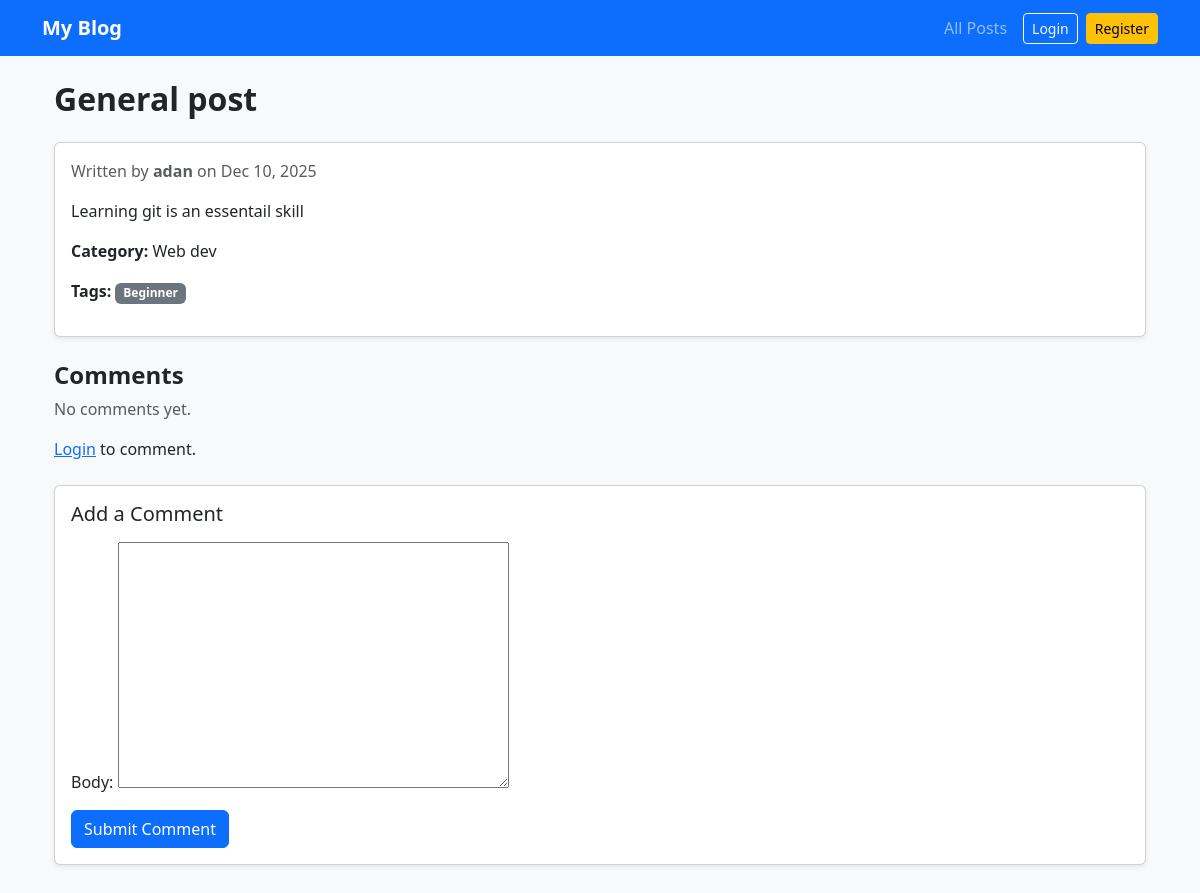
Page /general-post/ on the committed database.
### blog/models.py (models this page shows, shortened)
class Post(models.Model):
    author = models.ForeignKey(User,on_delete=models.CASCADE,related_name="posts")
    title = models.CharField(max_length=100)
    slug = models.SlugField(unique=True,blank=True)
    body = models.TextField()
    created_at = models.DateTimeField(auto_now_add=True)
    category =models.ForeignKey(Category, on_delete=models.CASCADE)
    tags = models.ManyToManyField("Tag",blank=True)
    class Meta:
        ordering = ['-created_at']

class Category(models.Model):
    name = models.CharField(max_length=100)
    slug = models.SlugField(unique=True,blank=True)

class Tag(models.Model):
    name = models.CharField(max_length=50)
    slug = models.SlugField(unique=True,blank=True)

### blog/views.py (the view)
# urls.py: path("<slug:slug>/",views.post_detail,name = "post_detail"),
def post_detail(request, slug):
    post = get_object_or_404(Post, slug=slug)
    comments = post.comment_set.all()  # fetch all comments for this post
    if request.method == "POST":
        if not request.user.is_authenticated:
            return redirect('accounts:login')
        form = CommentForm(request.POST)
        if form.is_valid():
            comment = form.save(commit=False)
            comment.post = post  # associate comment with this post
            comment.author = request.user
            comment.save()
            return redirect("blog:post_detail", slug=post.slug)
    else:
        form = CommentForm()
    return render(request, "blog/post_detail.html", {
        "post": post,
        "comments": comments,
        "form": form
    })

### blog/forms.py
class CommentForm(forms.ModelForm):
    class Meta:
        model = Comment
        fields = ["body"]

### blog/templates/blog/post_detail.html (shortened to what this page needs)
{% extends "blog/base.html" %}
{% load crispy_forms_tags %}
{% block content %}
<div class="container mt-4">
  <div class="d-flex justify-content-between align-items-center mb-3">
    <h2 class="fw-bold">{{ post.title }}</h2>
  </div>
  <div class="card shadow-sm mb-4">
    <div class="card-body">
      <p class="text-muted mb-2">
        Written by <strong>{{ post.author.username }}</strong>
        on {{ post.created_at|date:"M d, Y" }}
      </p>
      <p class="mt-3">{{ post.body }}</p>
      <p>
        <strong>Category:</strong> {{ post.category.name }}
      </p>
      <p>
        <strong>Tags:</strong>
        {% for tag in post.tags.all %}
          <span class="badge bg-secondary">{{ tag.name }}</span>
        {% empty %}
          <span class="text-muted">No tags</span>
        {% endfor %}
      </p>
    </div>
  </div>
  <h4 class="fw-bold mt-4">Comments</h4>
{% for comment in comments %}
  <div class="card mb-2">
    <div class="card-body">
      <strong>{{ comment.author.username }}</strong>
      <p class="mb-1">{{ comment.body }}</p>
      <small class="text-muted">
        {{ comment.created_at|date:"M d, Y H:i" }}
      </small>
    </div>
  </div>
{% empty %}
  <p class="text-muted">No comments yet.</p>
{% endfor %}
{% if user.is_authenticated %}
  <div class="card mt-4 shadow-sm">
    <div class="card-body">
      <h5>Add a Comment</h5>
      <form method="POST">
        {% csrf_token %}
        {{ form.body|as_crispy_field|default:form.body }}
        <button type="submit" class="btn btn-primary mt-2">
          Submit
        </button>
      </form>
    </div>
  </div>
{% else %}
  <p class="mt-3">
    <a href="{% url 'accounts:login' %}">Login</a> to comment.
  </p>
{% endif %}
  <div class="card mt-4 shadow-sm">
    <div class="card-body">
      <h5 class="mb-3">Add a Comment</h5>
      <form method="POST">
        {{ form.as_p }}
        <button type="submit" class="btn btn-primary">
          Submit Comment
        </button>
      </form>
    </div>
  </div>
</div>
{% endblock %}

### rows in the picture
Post: title "General post", author.username "adan", created_at "Dec 10, 2025", body "Learning git is an essentail skill", category.name "Web dev"
Tag: name "Beginner"
